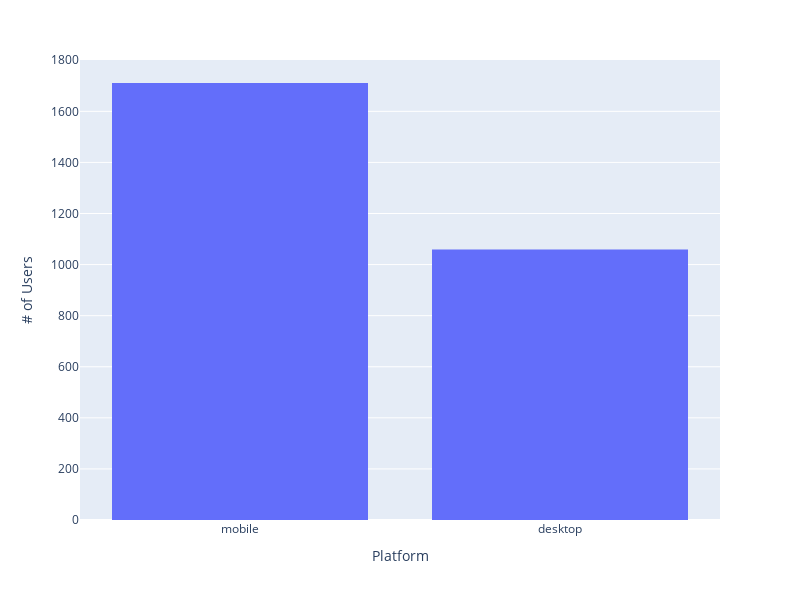

Write notebook code for a chart like this one.
### Markdown cell above
## Users platforms

Again, like with both the browsers and operating systems used, whether users are firing up the app more often on desktop or mobile is extremely important to the engineering team.

### Code cell
fig = px.histogram(df_os, x="platform", width=800, height=600)

fig.layout.xaxis.title.text = 'Platform'
fig.layout.yaxis.title.text = '# of Users'

fig.show()

### Figure 1 — Plotly figure (JSON) as saved in the notebook; plotly's stock layout.template omitted (floating-point values rounded to 4 significant figures; data arrays with more than 128 entries replaced by an {"elided": "..."} marker saying what was removed)
{"data": [{"alignmentgroup": "True", "bingroup": "x", "hovertemplate": "platform=%{x}<br>count=%{y}<extra></extra>", "legendgroup": "", "marker": {"color": "#636efa"}, "name": "", "offsetgroup": "", "orientation": "v", "showlegend": false, "type": "histogram", "x": {"elided": "2770 str values"}, "xaxis": "x", "yaxis": "y"}], "layout": {"barmode": "relative", "height": 600, "legend": {"tracegroupgap": 0}, "margin": {"t": 60}, "width": 800, "xaxis": {"anchor": "y", "domain": [0, 1], "title": {"text": "Platform"}}, "yaxis": {"anchor": "x", "domain": [0, 1], "title": {"text": "# of Users"}}}}
